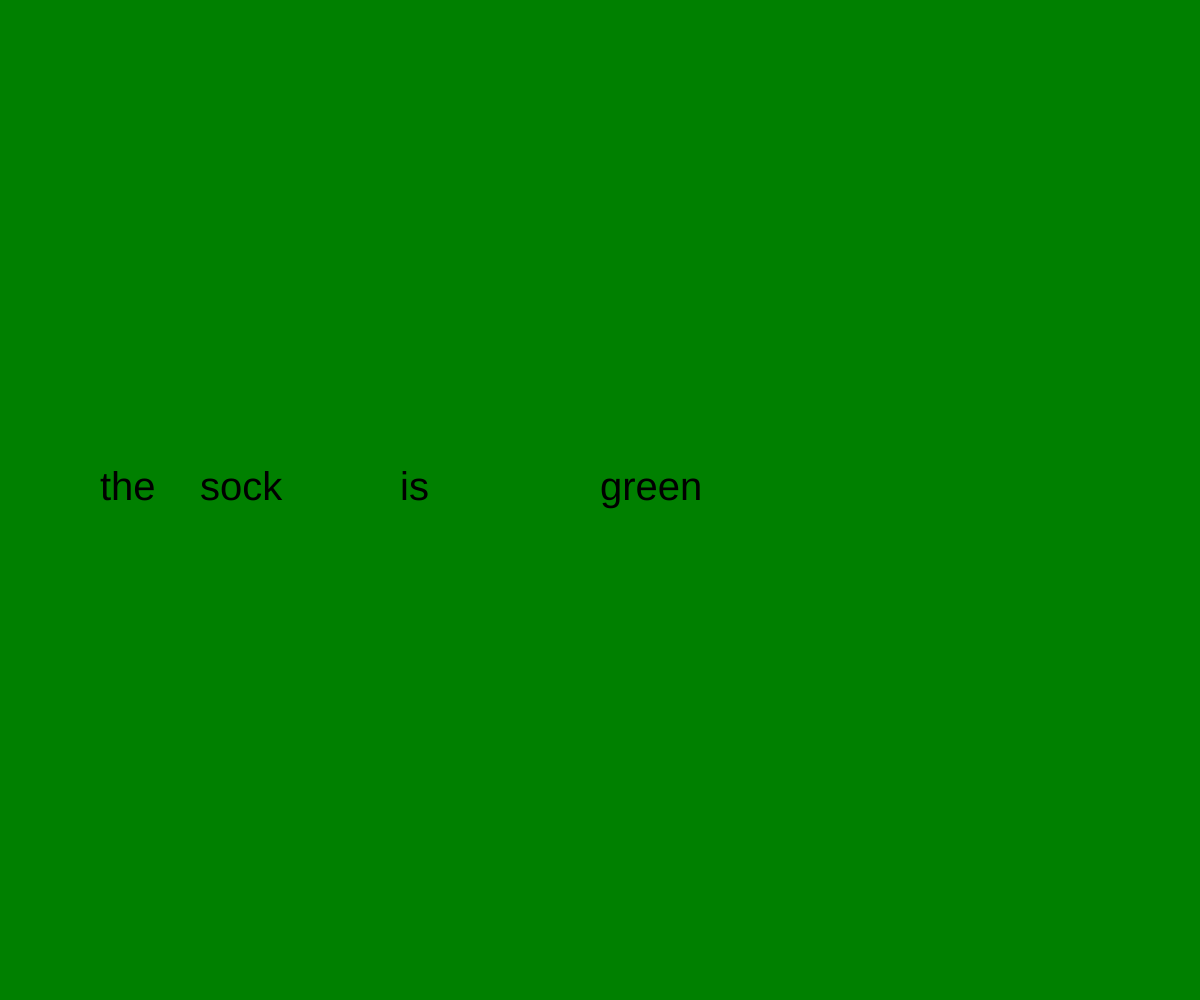
Frame 1 (no input)
Frame 60 (no input): identical to frame 1, image omitted
Frame 120 (the mouse pressed at the canvas centre since frame 60): identical to frame 1, image omitted

The p5.js sketch that drew this single still picture (run headless with seeded random() and noise() and a simulated clock; from frame 60 on, the mouse is pressed at the canvas centre):

// p5.js sketch
// ── sketch.js

var nouns = ["banana","bottle","candle","sweater","purse","sock","foot"];
var randomNoun;
var be = ["is","was","became","looks"]
var randomBe;
var adjective = ["red","orange","yellow","green","blue"]
var randomAdjective;

function setup() {
	createCanvas(windowWidth, windowHeight);

	var nounIndex = floor(random(nouns.length));
	randomNoun = nouns[nounIndex];
	var beIndex = floor(random(be.length));
	randomBe = be[beIndex];
	var adjectiveIndex = floor(random(adjective.length));
	randomAdjective = adjective[adjectiveIndex];

}
function draw(){
	background(randomAdjective);
	textSize(40);

	fill("black");
	text(randomNoun, 200, height/2);
	text(randomBe, 400, height/2);
	text("the",100,height/2);
	text(randomAdjective,600, height/2);
}
